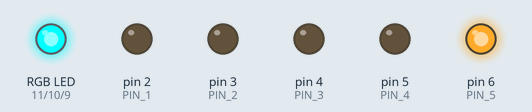
A sketch run on a simulated Arduino Uno, built with avr-gcc and run on an emulated ATmega328P. Shown: an RGB LED mixed from three pins (HIGH = lit), output pins drawn as LEDs (lit = HIGH). Dim RGB values are drawn brighter than linear.

Above: at 0.05 s.
At 12.69 s:
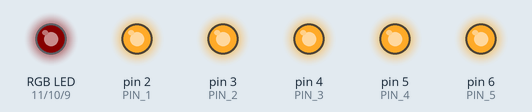
At 14.51 s:
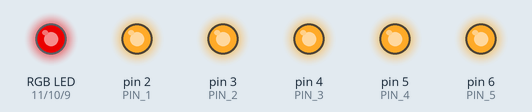
At 16.32 s:
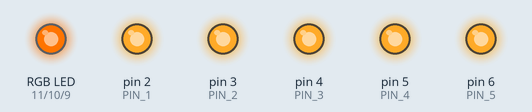
At 19.93 s:
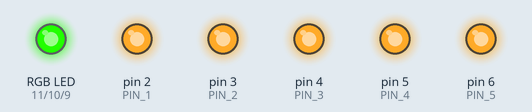
At 27.45 s:
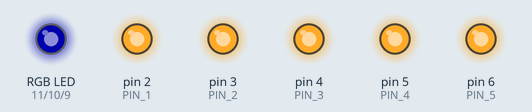
Timing chart, 0 to 40.0 s (numbered marks = the images above):
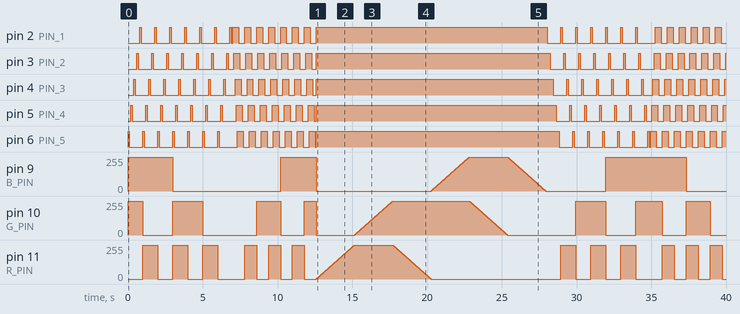

The sketch:

Christmas-star.ino
```cpp
/*----------------------------------------------------------
    Christmas-star.ino

    A demo lighting composition for a Christmas star design.
    The design uses five RGB LEDs with common anode.
    There are six modes given. Add (almoust) any number
    of yours as you wish.

    Author: Ilya S. Dubkov
    Date: 23.12.2016
    Free for use
-----------------------------------------------------------*/

// pins for color channels
#define R_PIN 11
#define G_PIN 10
#define B_PIN 9

// pins for Common Anodes
#define PIN_1 2
#define PIN_2 3
#define PIN_3 4
#define PIN_4 5
#define PIN_5 6

// an array for Common Anodes pins
int pins[] = {PIN_1, PIN_2, PIN_3, PIN_4, PIN_5};
// colors enumeration
// you can use any word from below list to set color with setColor() function
enum {red, yellow, green, blue, magenta, violet, white};

void setup(){
  // set all pins as OUTPUTs
  pinMode(R_PIN,OUTPUT);
  pinMode(G_PIN,OUTPUT);
  pinMode(B_PIN,OUTPUT);
  pinMode(PIN_1,OUTPUT);
  pinMode(PIN_2,OUTPUT);
  pinMode(PIN_3,OUTPUT);
  pinMode(PIN_4,OUTPUT);
  pinMode(PIN_5,OUTPUT);
  // set color to nothing
  setColor(-1);
  ledsOff();
  // switch off all leds
}

void loop(){
  // run each mode in sequence
  mode1();
  mode2();
  mode3();
  mode4();
  mode5();
  mode6();
}

// function for setting color for LEDs
void setColor(int c){
  digitalWrite(R_PIN,!((c+1)&B001));
  digitalWrite(G_PIN,!((c+1)&B010));
  digitalWrite(B_PIN,!((c+1)&B100));
}

// function for setting color for LEDs using PWM
void setColorPWM(int r, int g, int b){
  analogWrite(R_PIN,r);
  analogWrite(G_PIN,g);
  analogWrite(B_PIN,b);
}

// function for switching off all LEDs
void ledsOff(){
  for(int lo = 0; lo < 5; lo++){
    digitalWrite(pins[lo],LOW);
  }
}

// function for switching on all LEDs
void ledsOn(){
  for(int lo = 0; lo < 5; lo++){
    digitalWrite(pins[lo],HIGH);
  }
}

// mode 1.
// LEDs switch on then off one by one counterclockwise
// after full circle the color is changed
void mode1(){
  for(int j=0; j<7; j++){
    setColor(j);
    for(int i=4; i>=0; i--){
      digitalWrite(pins[i],HIGH);
      delay(100);
      digitalWrite(pins[i],LOW);
      delay(100);
    }
  }
}

// mode 2.
// LEDs switch on one by one then off one by one clockwise
// after full circle the color is changed
void mode2(){
  for(int j=6; j>=0; j--){
    setColor(j);
    for(int i=0; i<5; i++){
      digitalWrite(pins[i],HIGH);
      delay(80);
    }
    for(int i=0; i<5; i++){
      digitalWrite(pins[i],LOW);
      delay(80);
    }
  }
}

// mode 3.
// smooth changing colors for the whole gamma
void mode3(){
  int val = 0;
  ledsOn();
  while(val<255){
    val++;
    setColorPWM(val,0,0);
    delay(10);
  }
  val = 0;
  while(val<255){
    val++;
    setColorPWM(255,val,0);
    delay(10);
  }
  val = 0;
  while(val<255){
    val++;
    setColorPWM(255-val,255,0);
    delay(10);
  }
  val = 0;
  while(val<255){
    val++;
    setColorPWM(0,255,val);
    delay(10);
  }
  val = 0;
  while(val<255){
    val++;
    setColorPWM(0,255-val,255);
    delay(10);
  }
  val = 0;
  while(val<255){
    val++;
    setColorPWM(0,0,255-val);
    delay(10);
  }
}

// mode 4.
// LEDs switch on then off one by one clockwise
// after full circle the color is changed
void mode4(){
  for(int j=6; j>=0; j--){
    setColor(j);
    for(int i=0; i<5; i++){
      digitalWrite(pins[i],HIGH);
      delay(100);
      digitalWrite(pins[i],LOW);
      delay(100);
    }
  }
}

// mode 5.
// LEDs switch on one by one then off one by one counterclockwise
// after full circle the color is changed
void mode5(){
  for(int j=0; j<7; j++){
    setColor(j);
    for(int i=4; i>=0; i--){
      digitalWrite(pins[i],HIGH);
      delay(80);
    }
    for(int i=4; i>=0; i--){
      digitalWrite(pins[i],LOW);
      delay(80);
    }
  }
}

// mode 6.
// all the LEDs change color from the list simultaniously
// each color repeats five times
void mode6(){
  int countSix = 0;
  ledsOn();
  while(countSix < 5){
    for(int j=0; j<7; j++){
      setColor(j);
      delay(200);
    }
    countSix++;
  }
}
```

Measured:
- by itself, pin 2 (PIN_1): LOW → HIGH at 0.80 s, → LOW 0.10 s later, → HIGH 0.90 s later, → LOW 0.10 s later, … (54 changes in this stretch)
- by itself, pin 3 (PIN_2): LOW → HIGH at 0.60 s, → LOW 0.10 s later, → HIGH 0.90 s later, → LOW 0.10 s later, … (55 changes in this stretch)
- by itself, pin 4 (PIN_3): LOW → HIGH at 0.40 s, → LOW 0.10 s later, → HIGH 0.90 s later, → LOW 0.10 s later, … (55 changes in this stretch)
- by itself, pin 5 (PIN_4): LOW → HIGH at 0.20 s, → LOW 0.10 s later, → HIGH 0.90 s later, → LOW 0.10 s later, … (55 changes in this stretch)
- by itself, pin 6 (PIN_5): LOW → HIGH at 0.00 s, → LOW 0.10 s later, → HIGH 0.90 s later, → LOW 0.10 s later, … (55 changes in this stretch)
- by itself, pin 11 (R_PIN): 0/255 → 255/255 at 1.0 s, → 0/255 1.0 s later, → 255/255 1.0 s later, → 0/255 1.0 s later, … (534 changes in this stretch)
- by itself, pin 10 (G_PIN): 255/255 → 0/255 at 1.0 s, → 255/255 2.0 s later, → 0/255 2.0 s later, → 255/255 3.6 s later, … (523 changes in this stretch)
